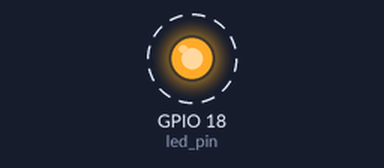
The program below on a simulated Raspberry Pi (BCM pin numbers). Parts: output pins drawn as LEDs (lit = HIGH). Dashed ring = blinking.

Above: at 0.2 s.
Timing chart, 0 to 3.0 s (numbered marks = the images above):
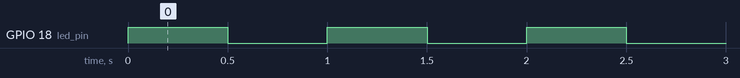

Measured:
- by itself, GPIO 18 (led_pin): alternates HIGH for 0.50 s and LOW for 0.50 s

The program:

03led_blink.py
```python
import RPi.GPIO as GPIO
import time


led_pin = 18

try:
    GPIO.setmode(GPIO.BCM)
    GPIO.setup(led_pin, GPIO.OUT)

    while True:
        GPIO.output(led_pin, True)
        time.sleep(0.5)
        GPIO.output(led_pin, False)
        time.sleep(0.5)
finally:
    print('clean up')
    GPIO.cleanup()
```
